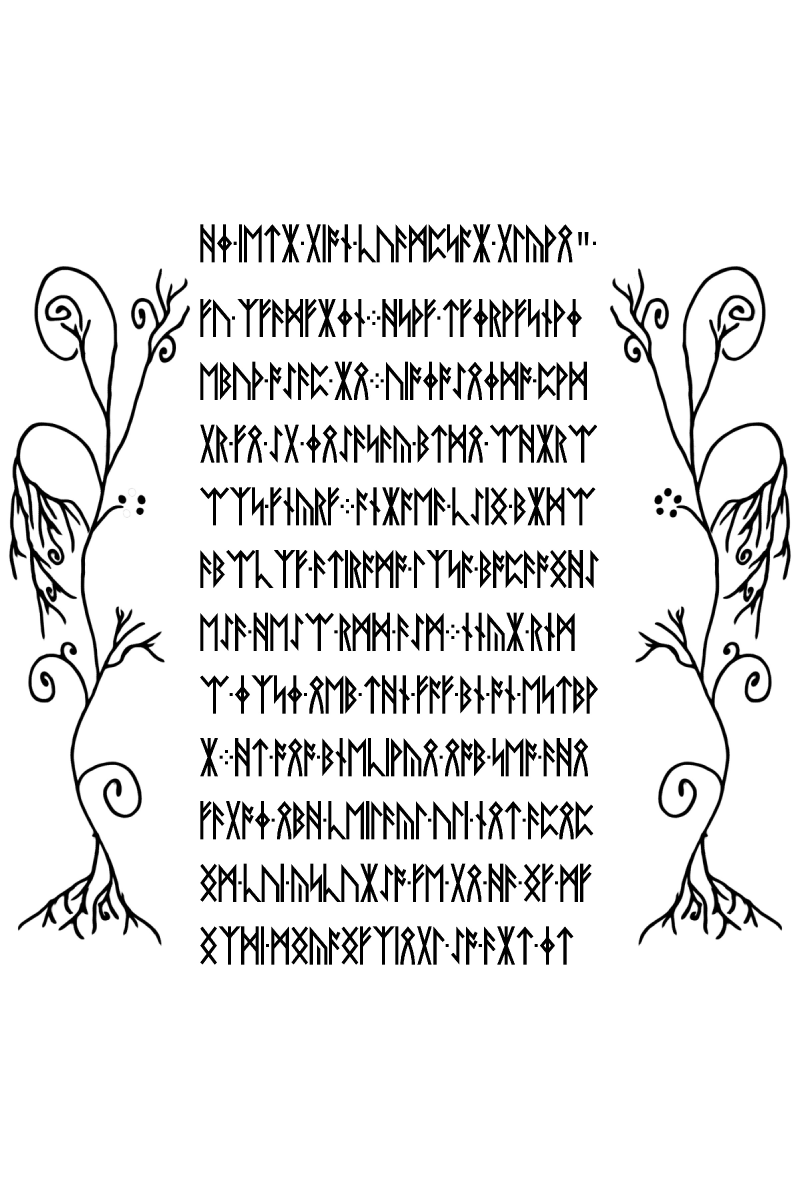
#> input picture resources/liber-primus/60.jpg, 2400 x 3600 px (shown at 1/3 size)
$ python -i source_glyph_advance_inversion.py   (imports and definitions only)
#> lines starting #> are read from the running program, lines starting #| are printed output that depends on the picture; after the words box and inside, x2 and y2 are one past the last pixel; in counts of white or black regions, pixels touching at a corner belong together
#!/usr/bin/env python3
"""Measure original LP2 rune advances directly from native JPEG glyph positions.

The identities come only from the published transcription. Pixel processing
segments glyph shapes, never reads them by OCR. Fits advances on the first
seven printed lines of physical LP2 page 43 (60.jpg), with frozen holdout
checks on its last five lines and the first line of 61.jpg.
"""
from __future__ import annotations

import json
from pathlib import Path

import numpy as np
from PIL import Image

ROOT = Path(__file__).resolve().parents[1]
RUNES = list("ᚠᚢᚦᚩᚱᚳᚷᚹᚻᚾᛁᛄᛇᛈᛉᛋᛏᛒᛖᛗᛚᛝᛟᛞᚪᚫᚣᛡᛠ")
VARIABLES = RUNES + ["-", "."]
IDS = {r: i for i, r in enumerate(VARIABLES)}


def glyph_positions(image_path: Path) -> list[list[int]]:
    """Segment black glyph starts in the regular printing area; no OCR."""
#> called with image_path = '../resources/liber-primus/60.jpg'
    with Image.open(image_path) as image:
#> image is the input picture: PIL image 2400x3600 L; min 0, max 255, mean 232
        pixels = np.asarray(image.convert("L"))
    x0, x1, y0, y1 = 530, 1880, 470, 3190
    black = pixels[y0:y1, x0:x1] < 110
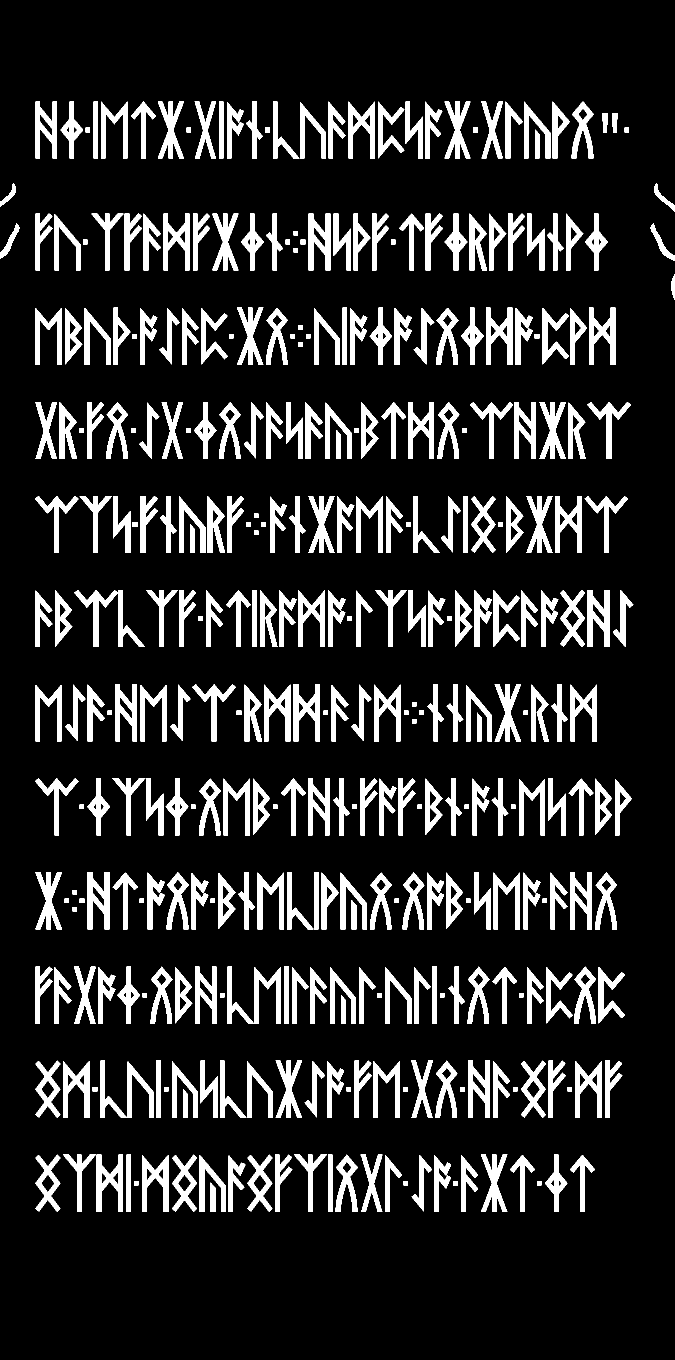
#> black: shape (2720, 1350) bool (shown at 1/2 size); 14.8% white; 363 white regions (1 under 20 px), largest, box (x1, y1, x2, y2) and area: (972, 615, 1025, 730) 3088, (1178, 615, 1231, 730) 3088, (587, 1368, 640, 1483) 3088
    y = np.flatnonzero(black.sum(axis=1) >= 18)
#> y = 1407 values from 203 to 2423
    bands = np.split(y, np.flatnonzero(np.diff(y) > 20) + 1)
#> bands = 12 items
    lines = []
    for band in bands:
        if band.size <= 40 or int(band[-1] - band[0]) < 40:
            continue
        ink_row = black[int(band[0]):int(band[-1]) + 1]
        x = np.flatnonzero(ink_row.sum(axis=0) >= 2)
        runs = np.split(x, np.flatnonzero(np.diff(x) > 1) + 1)
        starts = []
        for run in runs:
            if not run.size:
                continue
            left, right = int(run[0]), int(run[-1]) + 1
            area = np.argwhere(ink_row[:, left:right])
            if len(area) < 100 or np.ptp(area[:, 0]) < 32:
                continue
            xstart = left + x0
            if 595 <= xstart <= 1800 and np.ptp(area[:, 0]) + 1 >= 70:
                starts.append(xstart)
        if starts:
            lines.append(starts)
#> this loop made 12 passes
#> pass 1, in glyph_positions, `ink_row = black[int(band[0]):int(band[-1]) + 1]`:
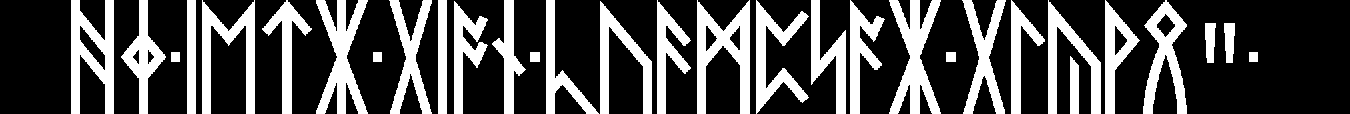
#> ink_row: shape (114, 1350) bool; 30.1% white; 31 white regions, largest, box (x1, y1, x2, y2) and area: (697, 0, 750, 114) 2968, (889, 0, 941, 114) 2862, (316, 0, 368, 114) 2799
#> pass 2, in glyph_positions, `ink_row = black[int(band[0]):int(band[-1]) + 1]`:
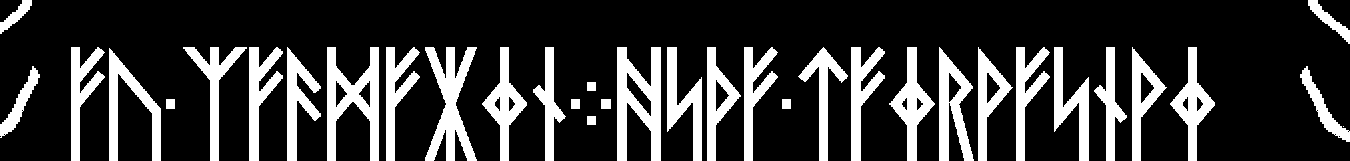
#> ink_row: shape (161, 1350) bool; 21.6% white; 35 white regions (1 under 20 px), largest, box (x1, y1, x2, y2) and area: (617, 47, 661, 161) 2988, (327, 47, 379, 161) 2958, (425, 47, 477, 161) 2799
#> pass 3, in glyph_positions, `ink_row = black[int(band[0]):int(band[-1]) + 1]`:
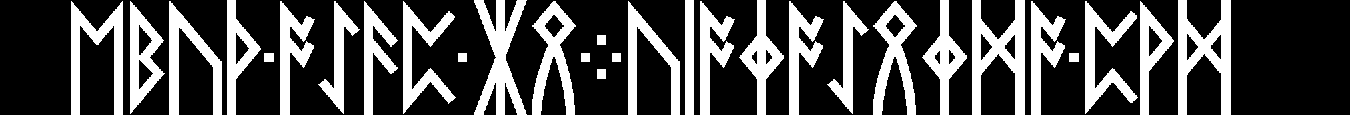
#> ink_row: shape (115, 1350) bool; 29.7% white; 30 white regions, largest, box (x1, y1, x2, y2) and area: (972, 0, 1025, 115) 3088, (1178, 0, 1231, 115) 3088, (474, 0, 527, 115) 2830
#> after the loop, lines = 12 items
    return lines


def source_lines(raw: str, index: int) -> list[str]:
    page = raw.split("%")[index]
    return [s.strip() for s in page.split("/") if any(c in RUNES for c in s)]


# [42 lines left out: functions equations, main, not called in this run]


# [2 lines not run here, left out]

>>> result = glyph_positions('../resources/liber-primus/60.jpg')
#> result = 12 items
